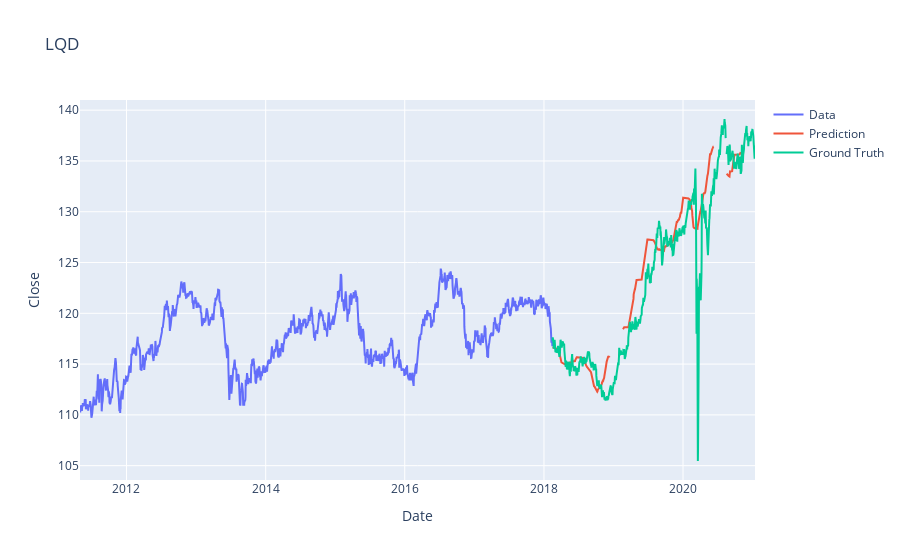

The notebook cell this image was saved under:
### Code cell
#Make predictions for futre prices
prediction = model.predict_generator(test_generator)

#Test model predictions for accuracy through plottting
close_train = close_train.reshape((-1))
close_test = close_test.reshape((-1))
prediction = prediction.reshape((-1))

#PLot for training prices
trace1 = go.Scatter(
    x = date_train,
    y = close_train,
    mode = 'lines',
    name = 'Data'
)
# PLotting our predicted prices
trace2 = go.Scatter(
    x = date_test,
    y = prediction,
    mode = 'lines',
    name = 'Prediction'
)
#plotting the actual prices for the period of time that was predicted
trace3 = go.Scatter(
    x = date_test,
    y = close_test,
    mode='lines',
    name = 'Ground Truth'
)
#Plot features and labels
layout = go.Layout(
    title = "LQD",
    xaxis = {'title' : "Date"},
    yaxis = {'title' : "Close"}
)
#Show plot
fig = go.Figure(data=[trace1, trace2, trace3], layout=layout)
fig.show()

### Figure 1 — Plotly figure (JSON) as saved in the notebook; plotly's stock layout.template omitted (floating-point values rounded to 4 significant figures; data arrays with more than 128 entries replaced by an {"elided": "..."} marker saying what was removed)
{"data": [{"mode": "lines", "name": "Data", "type": "scatter", "x": {"elided": "1710 str values"}, "y": {"elided": "1710 float values"}}, {"mode": "lines", "name": "Prediction", "type": "scatter", "x": {"elided": "733 str values"}, "y": {"elided": "688 float values"}}, {"mode": "lines", "name": "Ground Truth", "type": "scatter", "x": {"elided": "733 str values"}, "y": {"elided": "733 float values"}}], "layout": {"title": {"text": "LQD"}, "xaxis": {"title": {"text": "Date"}}, "yaxis": {"title": {"text": "Close"}}}}
